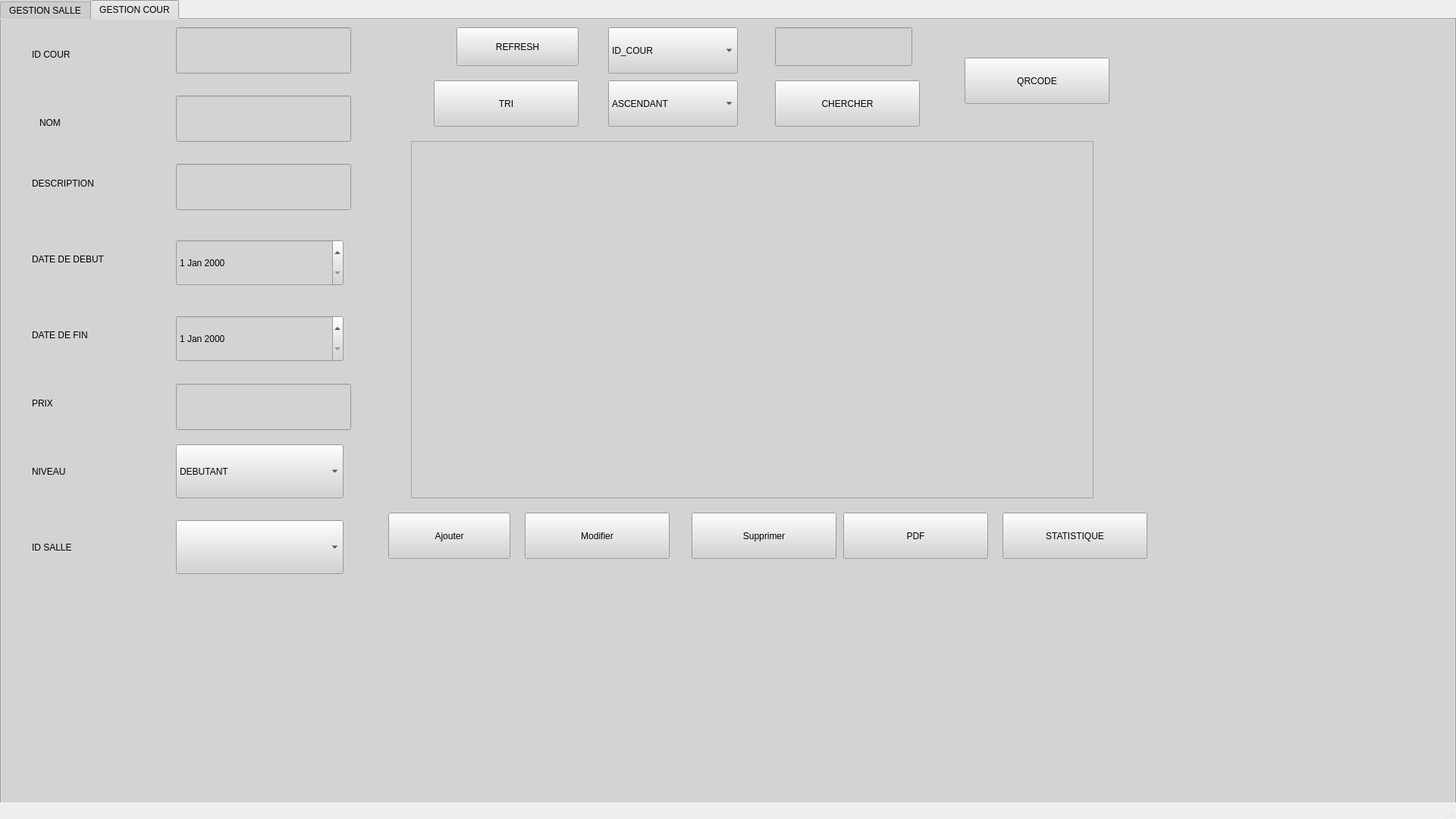
<?xml version="1.0" encoding="UTF-8"?>
<ui version="4.0">
 <class>MainWindow</class>
 <widget class="QMainWindow" name="MainWindow">
  <property name="geometry">
   <rect>
    <x>0</x>
    <y>0</y>
    <width>1920</width>
    <height>1080</height>
   </rect>
  </property>
  <property name="windowTitle">
   <string>MainWindow</string>
  </property>
  <widget class="QWidget" name="centralwidget">
   <widget class="QTabWidget" name="tabWidget">
    <property name="geometry">
     <rect>
      <x>0</x>
      <y>0</y>
      <width>1920</width>
      <height>1080</height>
     </rect>
    </property>
    <property name="styleSheet">
     <string notr="true">background-color:#D3D3D3</string>
    </property>
    <property name="currentIndex">
     <number>1</number>
    </property>
    <widget class="QWidget" name="SALLE">
     <attribute name="title">
      <string>GESTION SALLE</string>
     </attribute>
     <widget class="QLabel" name="label">
      <property name="geometry">
       <rect>
        <x>70</x>
        <y>20</y>
        <width>171</width>
        <height>71</height>
       </rect>
      </property>
      <property name="text">
       <string>ID SALLE</string>
      </property>
     </widget>
     <widget class="QLineEdit" name="id_salle">
      <property name="geometry">
       <rect>
        <x>260</x>
        <y>20</y>
        <width>231</width>
        <height>61</height>
       </rect>
      </property>
     </widget>
     <widget class="QLabel" name="label_2">
      <property name="geometry">
       <rect>
        <x>80</x>
        <y>110</y>
        <width>171</width>
        <height>71</height>
       </rect>
      </property>
      <property name="text">
       <string>NOM</string>
      </property>
     </widget>
     <widget class="QLineEdit" name="nom_salle">
      <property name="geometry">
       <rect>
        <x>260</x>
        <y>110</y>
        <width>231</width>
        <height>61</height>
       </rect>
      </property>
     </widget>
     <widget class="QLabel" name="label_3">
      <property name="geometry">
       <rect>
        <x>70</x>
        <y>190</y>
        <width>171</width>
        <height>71</height>
       </rect>
      </property>
      <property name="text">
       <string>NUMERO</string>
      </property>
     </widget>
     <widget class="QLineEdit" name="numero_salle">
      <property name="geometry">
       <rect>
        <x>260</x>
        <y>200</y>
        <width>231</width>
        <height>61</height>
       </rect>
      </property>
     </widget>
     <widget class="QLabel" name="label_4">
      <property name="geometry">
       <rect>
        <x>70</x>
        <y>290</y>
        <width>171</width>
        <height>71</height>
       </rect>
      </property>
      <property name="text">
       <string>CAPACITE</string>
      </property>
     </widget>
     <widget class="QLineEdit" name="capacite_salle">
      <property name="geometry">
       <rect>
        <x>260</x>
        <y>300</y>
        <width>231</width>
        <height>61</height>
       </rect>
      </property>
     </widget>
     <widget class="QComboBox" name="type_salle">
      <property name="geometry">
       <rect>
        <x>260</x>
        <y>390</y>
        <width>221</width>
        <height>71</height>
       </rect>
      </property>
      <item>
       <property name="text">
        <string>CLASSIQUE</string>
       </property>
      </item>
      <item>
       <property name="text">
        <string>INFORMATIQUE</string>
       </property>
      </item>
      <item>
       <property name="text">
        <string>LABORATOIRE</string>
       </property>
      </item>
      <item>
       <property name="text">
        <string>REUNION</string>
       </property>
      </item>
      <item>
       <property name="text">
        <string>AMPHITHEATRE</string>
       </property>
      </item>
      <item>
       <property name="text">
        <string>ATELIER</string>
       </property>
      </item>
     </widget>
     <widget class="QLabel" name="label_5">
      <property name="geometry">
       <rect>
        <x>70</x>
        <y>390</y>
        <width>171</width>
        <height>71</height>
       </rect>
      </property>
      <property name="text">
       <string>TYPE DE SALLE</string>
      </property>
     </widget>
     <widget class="QTableView" name="tableView_salle">
      <property name="geometry">
       <rect>
        <x>570</x>
        <y>170</y>
        <width>900</width>
        <height>471</height>
       </rect>
      </property>
     </widget>
     <widget class="QPushButton" name="bt_ajouter_salle">
      <property name="geometry">
       <rect>
        <x>30</x>
        <y>510</y>
        <width>161</width>
        <height>61</height>
       </rect>
      </property>
      <property name="text">
       <string>Ajouter</string>
      </property>
     </widget>
     <widget class="QPushButton" name="bt_modifier_salle">
      <property name="geometry">
       <rect>
        <x>210</x>
        <y>510</y>
        <width>121</width>
        <height>61</height>
       </rect>
      </property>
      <property name="text">
       <string>Modifier</string>
      </property>
     </widget>
     <widget class="QPushButton" name="bt_supprimer_salle">
      <property name="geometry">
       <rect>
        <x>360</x>
        <y>510</y>
        <width>191</width>
        <height>61</height>
       </rect>
      </property>
      <property name="text">
       <string>Supprimer</string>
      </property>
     </widget>
     <widget class="QPushButton" name="bt_pdf_salle">
      <property name="geometry">
       <rect>
        <x>600</x>
        <y>670</y>
        <width>191</width>
        <height>61</height>
       </rect>
      </property>
      <property name="text">
       <string>PDF</string>
      </property>
     </widget>
     <widget class="QPushButton" name="bt_stat_salle">
      <property name="geometry">
       <rect>
        <x>910</x>
        <y>670</y>
        <width>191</width>
        <height>61</height>
       </rect>
      </property>
      <property name="text">
       <string>STATISTIQUE</string>
      </property>
     </widget>
     <widget class="QPushButton" name="bt_tri_salle">
      <property name="geometry">
       <rect>
        <x>600</x>
        <y>90</y>
        <width>191</width>
        <height>61</height>
       </rect>
      </property>
      <property name="text">
       <string>TRI</string>
      </property>
     </widget>
     <widget class="QComboBox" name="ordre_tri_salle">
      <property name="geometry">
       <rect>
        <x>830</x>
        <y>90</y>
        <width>171</width>
        <height>61</height>
       </rect>
      </property>
      <item>
       <property name="text">
        <string>ASCENDANT</string>
       </property>
      </item>
      <item>
       <property name="text">
        <string>DESCENDANT</string>
       </property>
      </item>
     </widget>
     <widget class="QComboBox" name="choix_salle">
      <property name="geometry">
       <rect>
        <x>1030</x>
        <y>90</y>
        <width>171</width>
        <height>61</height>
       </rect>
      </property>
      <item>
       <property name="text">
        <string>ID_SALLE</string>
       </property>
      </item>
      <item>
       <property name="text">
        <string>NOM</string>
       </property>
      </item>
      <item>
       <property name="text">
        <string>NUMERO</string>
       </property>
      </item>
      <item>
       <property name="text">
        <string>CAPACITE</string>
       </property>
      </item>
      <item>
       <property name="text">
        <string>TYPE_SALLE</string>
       </property>
      </item>
     </widget>
     <widget class="QPushButton" name="bt_chercher_salle">
      <property name="geometry">
       <rect>
        <x>1240</x>
        <y>90</y>
        <width>191</width>
        <height>61</height>
       </rect>
      </property>
      <property name="text">
       <string>CHERCHER</string>
      </property>
     </widget>
     <widget class="QLineEdit" name="chercher_text_salle">
      <property name="geometry">
       <rect>
        <x>1240</x>
        <y>30</y>
        <width>181</width>
        <height>51</height>
       </rect>
      </property>
     </widget>
     <widget class="QPushButton" name="bt_refresh">
      <property name="geometry">
       <rect>
        <x>620</x>
        <y>20</y>
        <width>161</width>
        <height>51</height>
       </rect>
      </property>
      <property name="text">
       <string>REFRESH</string>
      </property>
     </widget>
     <widget class="QPushButton" name="bt_historique">
      <property name="geometry">
       <rect>
        <x>1180</x>
        <y>670</y>
        <width>191</width>
        <height>61</height>
       </rect>
      </property>
      <property name="text">
       <string>HISTORIQUE</string>
      </property>
     </widget>
    </widget>
    <widget class="QWidget" name="COUR">
     <attribute name="title">
      <string>GESTION COUR</string>
     </attribute>
     <widget class="QPushButton" name="bt_modifier_cour">
      <property name="geometry">
       <rect>
        <x>690</x>
        <y>650</y>
        <width>191</width>
        <height>61</height>
       </rect>
      </property>
      <property name="text">
       <string>Modifier</string>
      </property>
     </widget>
     <widget class="QLabel" name="label_6">
      <property name="geometry">
       <rect>
        <x>40</x>
        <y>380</y>
        <width>171</width>
        <height>71</height>
       </rect>
      </property>
      <property name="text">
       <string>DATE DE FIN</string>
      </property>
     </widget>
     <widget class="QLineEdit" name="chercher_text_cour">
      <property name="geometry">
       <rect>
        <x>1020</x>
        <y>10</y>
        <width>181</width>
        <height>51</height>
       </rect>
      </property>
     </widget>
     <widget class="QComboBox" name="ordre_tri_cour">
      <property name="geometry">
       <rect>
        <x>800</x>
        <y>80</y>
        <width>171</width>
        <height>61</height>
       </rect>
      </property>
      <item>
       <property name="text">
        <string>ASCENDANT</string>
       </property>
      </item>
      <item>
       <property name="text">
        <string>DESCENDANT</string>
       </property>
      </item>
     </widget>
     <widget class="QPushButton" name="bt_supprimer_cour">
      <property name="geometry">
       <rect>
        <x>910</x>
        <y>650</y>
        <width>191</width>
        <height>61</height>
       </rect>
      </property>
      <property name="text">
       <string>Supprimer</string>
      </property>
     </widget>
     <widget class="QPushButton" name="bt_ajouter_cour">
      <property name="geometry">
       <rect>
        <x>510</x>
        <y>650</y>
        <width>161</width>
        <height>61</height>
       </rect>
      </property>
      <property name="text">
       <string>Ajouter</string>
      </property>
     </widget>
     <widget class="QLabel" name="label_7">
      <property name="geometry">
       <rect>
        <x>50</x>
        <y>100</y>
        <width>171</width>
        <height>71</height>
       </rect>
      </property>
      <property name="text">
       <string>NOM</string>
      </property>
     </widget>
     <widget class="QComboBox" name="niveau_cour">
      <property name="geometry">
       <rect>
        <x>230</x>
        <y>560</y>
        <width>221</width>
        <height>71</height>
       </rect>
      </property>
      <item>
       <property name="text">
        <string>DEBUTANT</string>
       </property>
      </item>
      <item>
       <property name="text">
        <string>INTERMEDIAIRE</string>
       </property>
      </item>
      <item>
       <property name="text">
        <string>AVANCE</string>
       </property>
      </item>
      <item>
       <property name="text">
        <string>EXPERT</string>
       </property>
      </item>
     </widget>
     <widget class="QTableView" name="tableView_cour">
      <property name="geometry">
       <rect>
        <x>540</x>
        <y>160</y>
        <width>900</width>
        <height>471</height>
       </rect>
      </property>
     </widget>
     <widget class="QLineEdit" name="description_cour">
      <property name="geometry">
       <rect>
        <x>230</x>
        <y>190</y>
        <width>231</width>
        <height>61</height>
       </rect>
      </property>
     </widget>
     <widget class="QComboBox" name="choix_cour">
      <property name="geometry">
       <rect>
        <x>800</x>
        <y>10</y>
        <width>171</width>
        <height>61</height>
       </rect>
      </property>
      <item>
       <property name="text">
        <string>ID_COUR</string>
       </property>
      </item>
      <item>
       <property name="text">
        <string>NOM</string>
       </property>
      </item>
      <item>
       <property name="text">
        <string>DESCRIPTION</string>
       </property>
      </item>
      <item>
       <property name="text">
        <string>DATE_DEBUT</string>
       </property>
      </item>
      <item>
       <property name="text">
        <string>DATE_FIN</string>
       </property>
      </item>
      <item>
       <property name="text">
        <string>PRIX</string>
       </property>
      </item>
      <item>
       <property name="text">
        <string>NIVEAU</string>
       </property>
      </item>
      <item>
       <property name="text">
        <string>ID_SALLE</string>
       </property>
      </item>
     </widget>
     <widget class="QLabel" name="label_8">
      <property name="geometry">
       <rect>
        <x>40</x>
        <y>280</y>
        <width>171</width>
        <height>71</height>
       </rect>
      </property>
      <property name="text">
       <string>DATE DE DEBUT</string>
      </property>
     </widget>
     <widget class="QPushButton" name="bt_chercher_cour">
      <property name="geometry">
       <rect>
        <x>1020</x>
        <y>80</y>
        <width>191</width>
        <height>61</height>
       </rect>
      </property>
      <property name="text">
       <string>CHERCHER</string>
      </property>
     </widget>
     <widget class="QLabel" name="label_9">
      <property name="geometry">
       <rect>
        <x>40</x>
        <y>10</y>
        <width>171</width>
        <height>71</height>
       </rect>
      </property>
      <property name="text">
       <string>ID COUR</string>
      </property>
     </widget>
     <widget class="QLineEdit" name="nom_cour">
      <property name="geometry">
       <rect>
        <x>230</x>
        <y>100</y>
        <width>231</width>
        <height>61</height>
       </rect>
      </property>
     </widget>
     <widget class="QLineEdit" name="id_cour">
      <property name="geometry">
       <rect>
        <x>230</x>
        <y>10</y>
        <width>231</width>
        <height>61</height>
       </rect>
      </property>
     </widget>
     <widget class="QPushButton" name="bt_pdf_cour">
      <property name="geometry">
       <rect>
        <x>1110</x>
        <y>650</y>
        <width>191</width>
        <height>61</height>
       </rect>
      </property>
      <property name="text">
       <string>PDF</string>
      </property>
     </widget>
     <widget class="QLabel" name="label_10">
      <property name="geometry">
       <rect>
        <x>40</x>
        <y>180</y>
        <width>171</width>
        <height>71</height>
       </rect>
      </property>
      <property name="text">
       <string>DESCRIPTION</string>
      </property>
     </widget>
     <widget class="QPushButton" name="bt_tri_cour">
      <property name="geometry">
       <rect>
        <x>570</x>
        <y>80</y>
        <width>191</width>
        <height>61</height>
       </rect>
      </property>
      <property name="text">
       <string>TRI</string>
      </property>
     </widget>
     <widget class="QPushButton" name="bt_stat_cour">
      <property name="geometry">
       <rect>
        <x>1320</x>
        <y>650</y>
        <width>191</width>
        <height>61</height>
       </rect>
      </property>
      <property name="text">
       <string>STATISTIQUE</string>
      </property>
     </widget>
     <widget class="QLabel" name="label_11">
      <property name="geometry">
       <rect>
        <x>40</x>
        <y>470</y>
        <width>171</width>
        <height>71</height>
       </rect>
      </property>
      <property name="text">
       <string>PRIX</string>
      </property>
     </widget>
     <widget class="QLineEdit" name="prix_cour">
      <property name="geometry">
       <rect>
        <x>230</x>
        <y>480</y>
        <width>231</width>
        <height>61</height>
       </rect>
      </property>
     </widget>
     <widget class="QLabel" name="label_12">
      <property name="geometry">
       <rect>
        <x>40</x>
        <y>560</y>
        <width>171</width>
        <height>71</height>
       </rect>
      </property>
      <property name="text">
       <string>NIVEAU</string>
      </property>
     </widget>
     <widget class="QDateEdit" name="debut_cour">
      <property name="geometry">
       <rect>
        <x>230</x>
        <y>290</y>
        <width>221</width>
        <height>61</height>
       </rect>
      </property>
     </widget>
     <widget class="QDateEdit" name="fin_cour">
      <property name="geometry">
       <rect>
        <x>230</x>
        <y>390</y>
        <width>221</width>
        <height>61</height>
       </rect>
      </property>
     </widget>
     <widget class="QLabel" name="label_13">
      <property name="geometry">
       <rect>
        <x>40</x>
        <y>660</y>
        <width>171</width>
        <height>71</height>
       </rect>
      </property>
      <property name="text">
       <string>ID SALLE</string>
      </property>
     </widget>
     <widget class="QComboBox" name="id_salle_cour">
      <property name="geometry">
       <rect>
        <x>230</x>
        <y>660</y>
        <width>221</width>
        <height>71</height>
       </rect>
      </property>
     </widget>
     <widget class="QPushButton" name="bt_refresh_cour">
      <property name="geometry">
       <rect>
        <x>600</x>
        <y>10</y>
        <width>161</width>
        <height>51</height>
       </rect>
      </property>
      <property name="text">
       <string>REFRESH</string>
      </property>
     </widget>
     <widget class="QPushButton" name="bt_qrcode">
      <property name="geometry">
       <rect>
        <x>1270</x>
        <y>50</y>
        <width>191</width>
        <height>61</height>
       </rect>
      </property>
      <property name="text">
       <string>QRCODE</string>
      </property>
     </widget>
    </widget>
   </widget>
  </widget>
  <widget class="QMenuBar" name="menubar">
   <property name="geometry">
    <rect>
     <x>0</x>
     <y>0</y>
     <width>1920</width>
     <height>26</height>
    </rect>
   </property>
  </widget>
  <widget class="QStatusBar" name="statusbar"/>
 </widget>
 <resources/>
 <connections/>
</ui>
